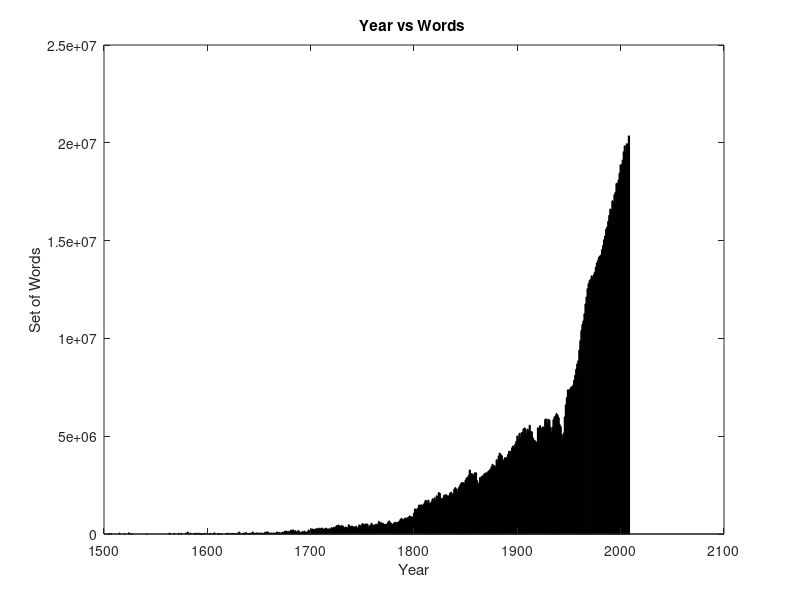

Write MATLAB code to recreate this figure.
data = load('b.txt');
%data(:,2)=data(:,2)/1000000;
bar(data(:,1),data(:,2),'LineWidth',1);
title('Year vs Words ');
xlabel('Year');
ylabel('Set of Words')